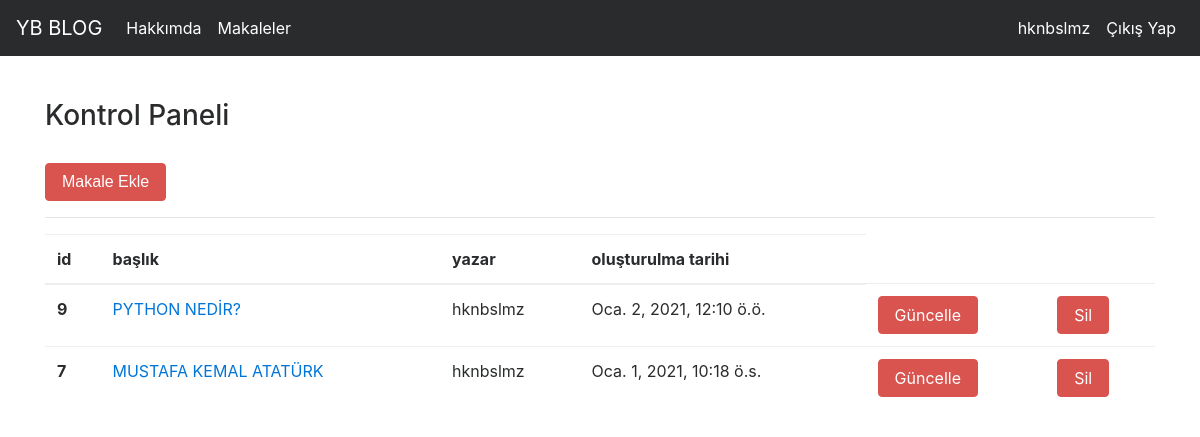
Screenshot of /articles/dashboard/ (signed in) with the database file from the repository.
### article/models.py (models this page shows, shortened)
class Article(models.Model):
    author=models.ForeignKey("auth.User",on_delete=models.CASCADE,verbose_name="Yazar")
    title=models.CharField(max_length=50,verbose_name="Başlık")
    content=RichTextField(verbose_name="içerik")
    created_date=models.DateTimeField(auto_now_add=True,verbose_name="Oluşturulma tarihi")
    article_img=models.FileField(blank=True,null=True,verbose_name="makaleye fotoğraf ekleyin")
    class Meta:
        ordering = ['-created_date']

### article/views.py (the view)
# urls.py: path('dashboard/', views.dashboard, name="dashboard"),
@login_required(login_url="user:login")
def dashboard(request):
    articles=Article.objects.filter(author=request.user)
    return render(request,"dashboard.html",{"articles":articles})

### templates/dashboard.html
{% extends "layout.html" %}
{% block body %}
<h3>Kontrol Paneli</h3>
<br>
<a href="{% url 'article:addarticle' %}"><button class="btn btn-danger">Makale Ekle</button></a>
<hr>
{% if articles %}
<table class="table">
  <thead>
    <tr>
      <th scope="col">id</th>
      <th scope="col">başlık</th>
      <th scope="col">yazar</th>
      <th scope="col">oluşturulma tarihi </th>
    </tr>
  </thead>
  <tbody>
  {% for article in articles  %}
  <tr>
      <th scope="row">{{article.id}}</th>
      <td><a href="{% url 'article:detail' article.id %}">{{article.title}}</a></td>
      <td>{{article.author}}</td>
      <td>{{article.created_date}}</td>
      <td><a href="{% url 'article:update' article.id %}" class="btn btn-danger">Güncelle</a></td>
      <td><a href="{% url 'article:delete' article.id %}" class="btn btn-danger">Sil</a></td>
    </tr>
  {% endfor %}
  </tbody>
</table>
{% else %}
<div class="alert alert-danger">Henüz bir makaleniz bulunmamaktadır</div>
{% endif %}
{% endblock body %}

### templates/includes/navbar.html (shortened to what this page needs)
<nav class="navbar navbar-toggleable-md navbar-inverse fixed-top bg-inverse">
    <a class="navbar-brand" href="{% url 'index' %}">YB BLOG</a>
    <div class="collapse navbar-collapse" id="navbarCollapse">
      <ul class="navbar-nav mr-auto">
        <li class="nav-item active">
          <a class="nav-link" href="{% url 'about' %}">Hakkımda </a>
        </li>
        <li class="nav-item active">
          <a class="nav-link" href="{% url 'article:articles' %}">Makaleler </a>
        </li>
      </ul>
      <ul class="navbar-nav ml-auto">
        {% if request.user.is_authenticated %}
        <li class="nav-item active">
          <a class="nav-link" href="{% url 'user:profile' request.user.id %}">{{request.user.username}} </a>
        </li>
        <li class="nav-item active">
          <a class="nav-link" href="{% url 'user:logout' %}">Çıkış Yap</a>
        </li>
        {% endif %}
      </ul>
    </div>
  </nav>

### rows the page displays
Article: id "9", title "PYTHON NEDİR?", author "hknbslmz", created_date "Oca. 2, 2021, 12:10 ö.ö."
Article: id "7", title "MUSTAFA KEMAL ATATÜRK", author "hknbslmz", created_date "Oca. 1, 2021, 10:18 ö.s."

### other values shown
{{ request.user.username }} "hknbslmz"
